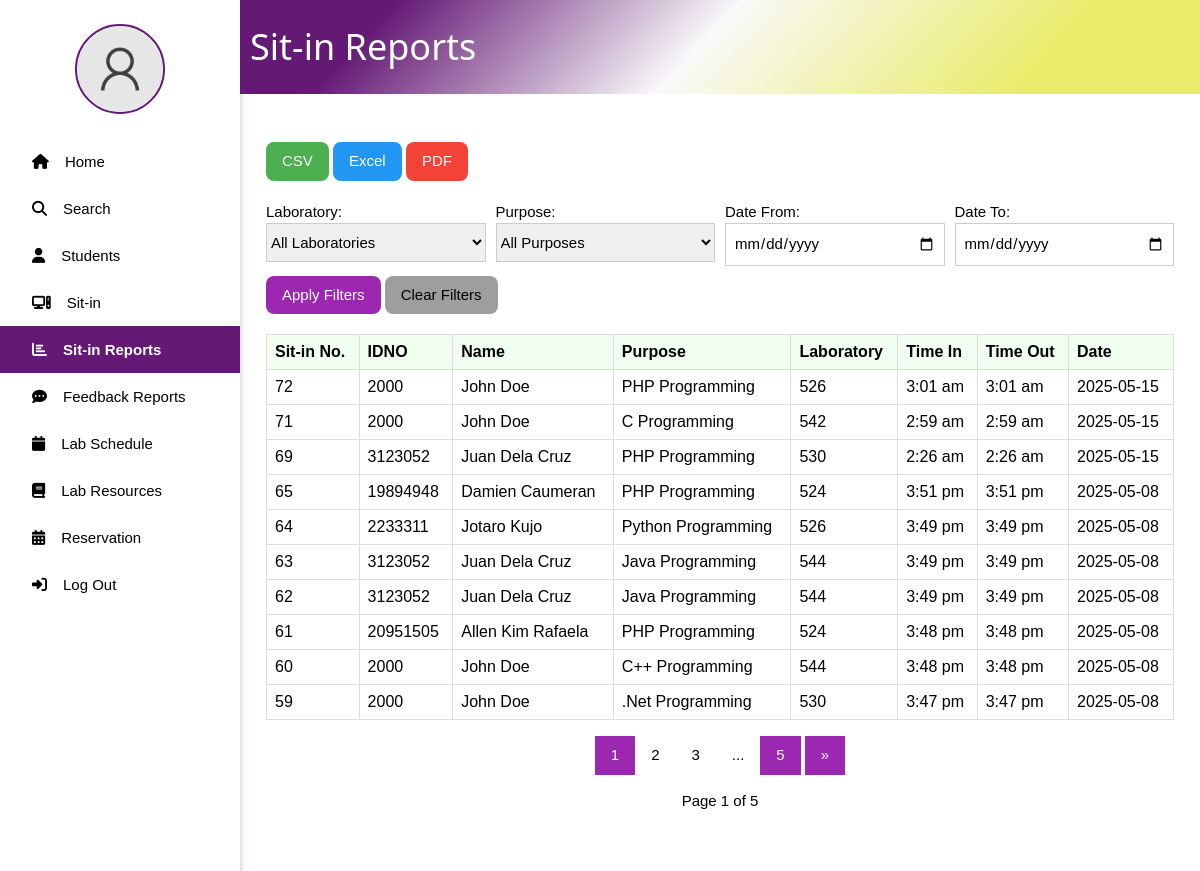
The app's page /admin/SitinReports.php (signed in), older data.
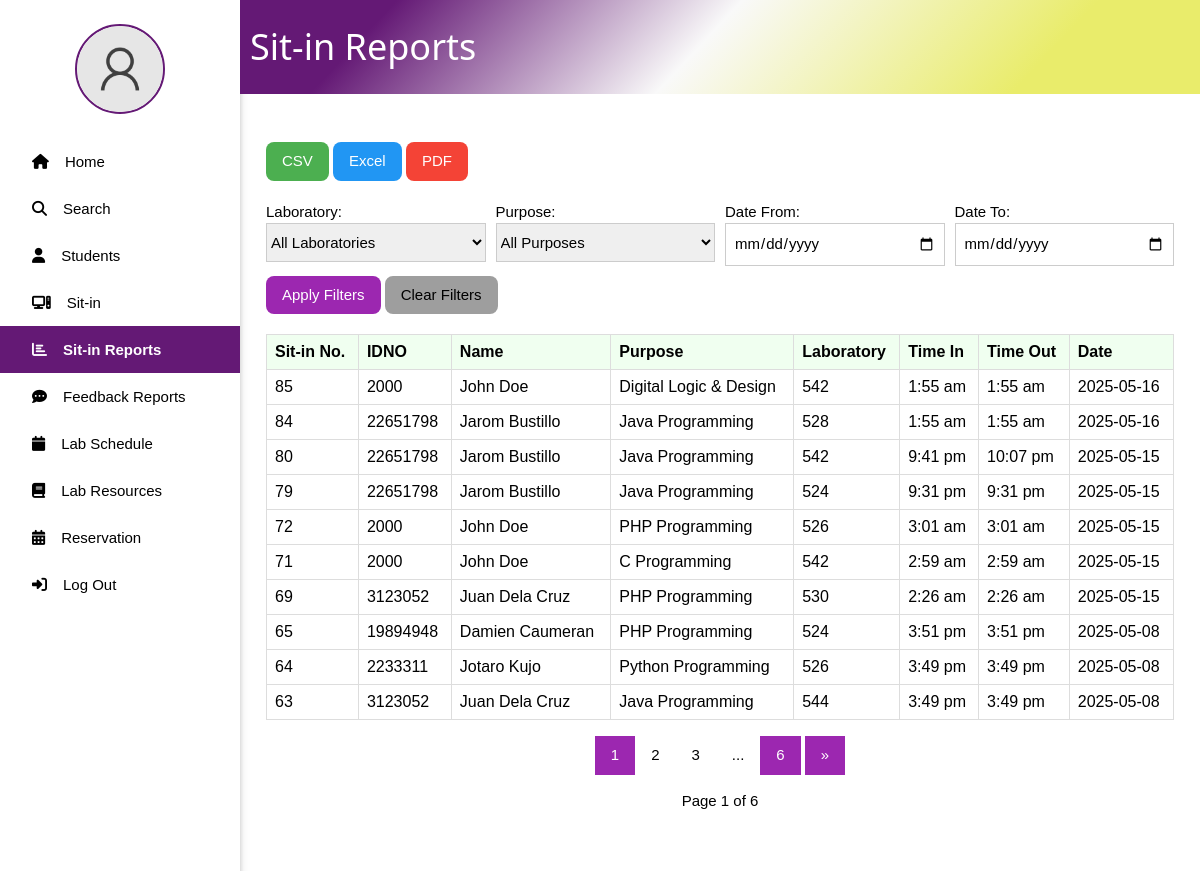
The same page, newer data.
### tables this page shows
CREATE TABLE `sitin_records` (
  `ID` int(11) NOT NULL,
  `IDNO` int(11) NOT NULL,
  `PURPOSE` varchar(255) NOT NULL,
  `LABORATORY` varchar(255) NOT NULL,
  `TIME_IN` datetime NOT NULL DEFAULT current_timestamp(),
  `TIME_OUT` datetime DEFAULT NULL
);

CREATE TABLE `user` (
  `ID` int(11) NOT NULL,
  `IDNO` int(11) NOT NULL,
  `LASTNAME` varchar(30) NOT NULL,
  `FIRSTNAME` varchar(30) NOT NULL,
  `MIDDLENAME` varchar(30) DEFAULT NULL,
  `COURSE` varchar(30) NOT NULL,
  `YEAR_LEVEL` int(11) NOT NULL,
  `USERNAME` varchar(30) NOT NULL,
  `PASSWORD` varchar(255) NOT NULL,
  `PROFILE_PIC` varchar(255) NOT NULL DEFAULT '../images/default_pic.png',
  `SESSION_COUNT` int(11) DEFAULT 30,
  `POINTS` int(11) DEFAULT 0
);

### admin/SitinReports.php (the view, shortened to what the changed rows need)
<?php
include '../includes/connect.php';
$records_per_page = 10;
$page = isset($_GET['page']) ? (int)$_GET['page'] : 1;
$offset = ($page - 1) * $records_per_page;
$sql_count = "SELECT COUNT(*) as total FROM sitin_records sr
              JOIN user u ON sr.IDNO = u.IDNO
              WHERE 1=1";
$sql_count .= " AND sr.TIME_OUT IS NOT NULL ";
$sql_count .= " AND NOT EXISTS (
    SELECT 1 FROM reservations r
    WHERE r.idno = sr.IDNO
      AND r.room_number = sr.LABORATORY
      AND DATE(r.reservation_date) = DATE(sr.TIME_IN)
      AND r.status = 'approved'
      AND CONCAT(r.reservation_date, ' ', SUBSTRING_INDEX(r.time_slot, '-', 1)) > NOW()
)";
$stmt_count = $conn->prepare($sql_count);
$types = '';
$params = [];
$stmt_count->execute();
$total_records = $stmt_count->get_result()->fetch_assoc()['total'];
$total_pages = ceil($total_records / $records_per_page);
$sql_sitins = "SELECT sr.ID, u.IDNO, CONCAT(u.FIRSTNAME, ' ', u.LASTNAME) AS Name, sr.PURPOSE, sr.LABORATORY, sr.TIME_IN, sr.TIME_OUT
               FROM sitin_records sr
               JOIN user u ON sr.IDNO = u.IDNO
               WHERE 1=1";
$sql_sitins .= " AND sr.TIME_OUT IS NOT NULL ";
$sql_sitins .= " AND NOT EXISTS (
    SELECT 1 FROM reservations r
    WHERE r.idno = sr.IDNO
      AND r.room_number = sr.LABORATORY
      AND DATE(r.reservation_date) = DATE(sr.TIME_IN)
      AND r.status = 'approved'
      AND CONCAT(r.reservation_date, ' ', SUBSTRING_INDEX(r.time_slot, '-', 1)) > NOW()
)";
if (!isset($_GET['export'])) {
    $sql_sitins .= " ORDER BY sr.TIME_IN DESC LIMIT ? OFFSET ?";
    $types .= 'ii';
    $params[] = $records_per_page;
    $params[] = $offset;
} else {
    $sql_sitins .= " ORDER BY sr.TIME_IN DESC";
}
$stmt_sitins = $conn->prepare($sql_sitins);
if (!empty($params)) {
    $stmt_sitins->bind_param($types, ...$params);
}
$stmt_sitins->execute();
$result_sitins = $stmt_sitins->get_result();
$sitin_records = [];
if ($result_sitins->num_rows > 0) {
    while ($row = $result_sitins->fetch_assoc()) {
        $sitin_records[] = $row;
    }
}
?>
<!DOCTYPE html>
<html lang="en">
<head>
    <link rel="stylesheet" href="../css/w3.css">
    <link rel="stylesheet" href="../css/side_nav.css">
</head>
<body>
    <div style="margin-left:20%; z-index: 1; position: relative;">
        <div class="title_page w3-container" style="display: flex; align-items: center;">
            <h1 style="margin-left: 10px; color: #ffff;">Sit-in Reports</h1>
        </div>
        <div class="w3-container" style="margin: 5% 10px;">
            <table class="sitin-table">
                <thead>
                    <tr>
                        <th>Sit-in No.</th>
                        <th>IDNO</th>
                        <th>Name</th>
                        <th>Purpose</th>
                        <th>Laboratory</th>
                        <th>Time In</th>
                        <th>Time Out</th>
                        <th>Date</th>
                    </tr>
                </thead>
                <tbody>
                    <?php if (count($sitin_records) > 0): ?>
                        <?php foreach ($sitin_records as $record): ?>
                            <tr>
                                <td><?php echo htmlspecialchars($record['ID']); ?></td>
                                <td><?php echo htmlspecialchars($record['IDNO']); ?></td>
                                <td><?php echo htmlspecialchars($record['Name']); ?></td>
                                <td><?php echo htmlspecialchars($record['PURPOSE']); ?></td>
                                <td><?php echo htmlspecialchars($record['LABORATORY']); ?></td>
                                <td><?php echo date("g:i a", strtotime($record['TIME_IN'])); ?></td>
                                <td><?php echo $record['TIME_OUT'] ? date("g:i a", strtotime($record['TIME_OUT'])) : 'Still Sitting-in'; ?></td>
                                <td><?php echo date("Y-m-d", strtotime($record['TIME_IN'])); ?></td>
                            </tr>
                        <?php endforeach; ?>
                    <?php else: ?>
                        <tr>
                            <td colspan="8">No sit-in records found.</td>
                        </tr>
                    <?php endif; ?>
                </tbody>
            </table>
            <?php if (!isset($_GET['export']) && $total_pages > 1): ?>
            <div class="w3-center w3-padding-16">
                <div class="w3-bar">
                    <?php
                    $start_page = max(1, $page - 2);
                    $end_page = min($total_pages, $page + 2);
                    for ($i = $start_page; $i <= $end_page; $i++) {
                        $active = $i == $page ? 'w3-purple' : '';
                        echo '<a href="?' . http_build_query(array_merge($_GET, ['page' => $i])) . '" class="w3-button ' . $active . '">' . $i . '</a>';
                    }
                    if ($end_page < $total_pages) {
                        if ($end_page < $total_pages - 1) {
                            echo '<span class="w3-button">...</span>';
                        }
                        echo '<a href="?' . http_build_query(array_merge($_GET, ['page' => $total_pages])) . '" class="w3-button w3-purple">' . $total_pages . '</a>';
                    }
                    ?>
                    <?php if ($page < $total_pages): ?>
                        <a href="?<?php echo http_build_query(array_merge($_GET, ['page' => $page + 1])); ?>" class="w3-button w3-purple">&raquo;</a>
                    <?php endif; ?>
                </div>
                <p class="w3-center">Page <?php echo $page; ?> of <?php echo $total_pages; ?></p>
            </div>
            <?php endif; ?>
        </div>
    </div>
</body>
</html>

Row changes from the older to the newer data that the page shows:
no longer on this page (row unchanged): sitin_records: ID "62", IDNO.IDNO "3123052", Name "Juan Dela Cruz", PURPOSE "Java Programming", LABORATORY "544", TIME_IN "3:49 pm", TIME_OUT "3:49 pm", TIME_IN "2025-05-08"
no longer on this page (row unchanged): sitin_records: ID "61", IDNO.IDNO "20951505", Name "Allen Kim Rafaela", PURPOSE "PHP Programming", LABORATORY "524", TIME_IN "3:48 pm", TIME_OUT "3:48 pm", TIME_IN "2025-05-08"
no longer on this page (row unchanged): sitin_records: ID "60", IDNO.IDNO "2000", Name "John Doe", PURPOSE "C++ Programming", LABORATORY "544", TIME_IN "3:48 pm", TIME_OUT "3:48 pm", TIME_IN "2025-05-08"
no longer on this page (row unchanged): sitin_records: ID "59", IDNO.IDNO "2000", Name "John Doe", PURPOSE ".Net Programming", LABORATORY "530", TIME_IN "3:47 pm", TIME_OUT "3:47 pm", TIME_IN "2025-05-08"
added sitin_records: ID "85", IDNO.IDNO "2000", Name "John Doe", PURPOSE "Digital Logic & Design", LABORATORY "542", TIME_IN "1:55 am", TIME_OUT "1:55 am", TIME_IN "2025-05-16"
added sitin_records: ID "84", IDNO.IDNO "22651798", Name "Jarom Bustillo", PURPOSE "Java Programming", LABORATORY "528", TIME_IN "1:55 am", TIME_OUT "1:55 am", TIME_IN "2025-05-16"
added sitin_records: ID "80", IDNO.IDNO "22651798", Name "Jarom Bustillo", PURPOSE "Java Programming", LABORATORY "542", TIME_IN "9:41 pm", TIME_OUT "10:07 pm", TIME_IN "2025-05-15"
added sitin_records: ID "79", IDNO.IDNO "22651798", Name "Jarom Bustillo", PURPOSE "Java Programming", LABORATORY "524", TIME_IN "9:31 pm", TIME_OUT "9:31 pm", TIME_IN "2025-05-15"
Text that changed along with them:
$total_pages: "5" → "6"
